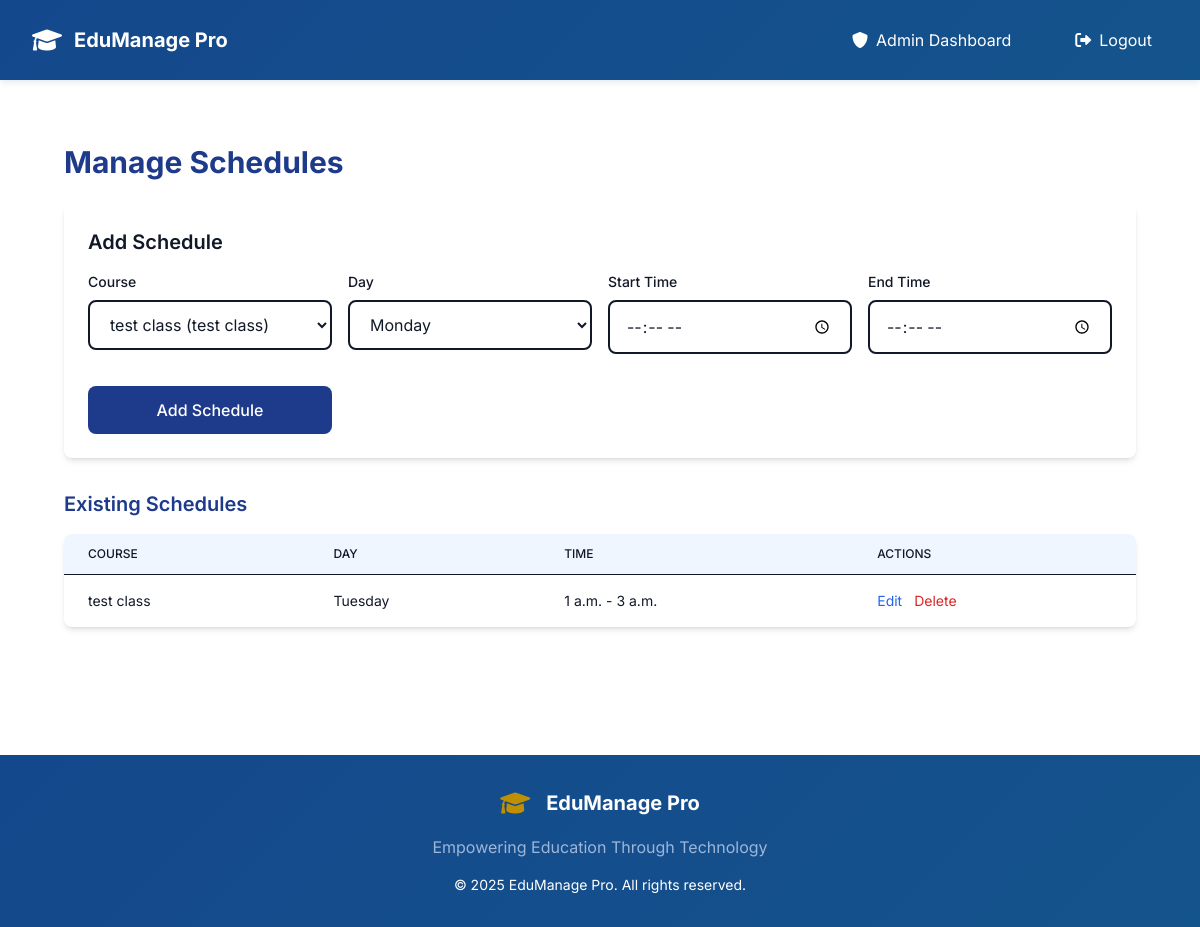
The app's page /school/admin/schedules/ (signed in), older data.
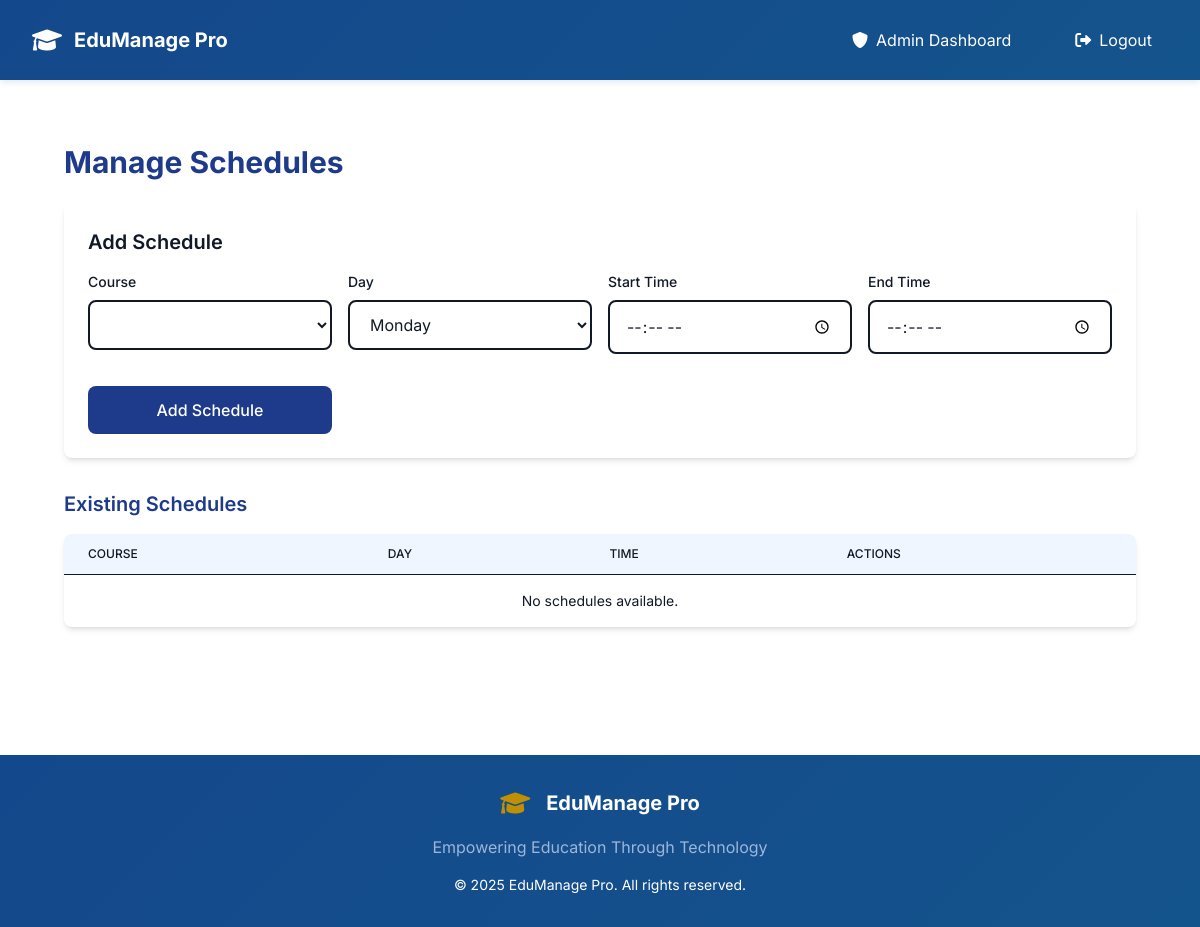
The same page, newer data.
### school_management/models.py (models this page shows, shortened)
class Schedule(models.Model):
    course = models.ForeignKey(Course, on_delete=models.CASCADE)
    day_of_week = models.CharField(max_length=10, choices=[
        ('Monday', 'Monday'), ('Tuesday', 'Tuesday'), ('Wednesday', 'Wednesday'),
        ('Thursday', 'Thursday'), ('Friday', 'Friday')
    ])
    start_time = models.TimeField()
    end_time = models.TimeField()

class Course(models.Model):
    name = models.CharField(max_length=100)
    teacher = models.ForeignKey(User, on_delete=models.CASCADE, limit_choices_to={'is_staff': True})
    class_group = models.ForeignKey(ClassGroup, on_delete=models.CASCADE)
    description = models.TextField(blank=True)
    resources = models.FileField(upload_to='course_resources/', blank=True, null=True)

### school_management/views.py (the view)
        @login_required
        def wrapper(request, *args, **kwargs):
            if is_superuser and not request.user.is_superuser:
                messages.error(request, "Access denied. Admin privileges required.")
                return redirect('login')
            elif is_staff and not request.user.is_staff:
                messages.error(request, "Access denied. Teacher privileges required.")
                return redirect('login')
            elif is_student and (request.user.is_staff or request.user.is_superuser):
                messages.error(request, "Access denied. Student account required.")
                return redirect('login')
            return view_func(request, *args, **kwargs)

### school_management/views.py (called while the page is built, shortened)
def user_role_required(is_superuser=False, is_staff=False, is_student=False):
    def decorator(view_func):
        @login_required
        def wrapper(request, *args, **kwargs):
            if is_superuser and not request.user.is_superuser:
                messages.error(request, "Access denied. Admin privileges required.")
                return redirect('login')
            elif is_staff and not request.user.is_staff:
                messages.error(request, "Access denied. Teacher privileges required.")
                return redirect('login')
            elif is_student and (request.user.is_staff or request.user.is_superuser):
                messages.error(request, "Access denied. Student account required.")
                return redirect('login')
            return view_func(request, *args, **kwargs)
        return wrapper
    return decorator

@user_role_required(is_superuser=True)
def manage_schedules(request):
    courses = Course.objects.all()
    schedules = Schedule.objects.all()
    context = {'courses': courses, 'schedules': schedules}
    return render(request, 'school_management/manage_schedules.html', context)

### school_management/templates/school_management/manage_schedules.html (shortened to what the changed rows need)
{% extends 'base.html' %}
{% block content %}
    <div class="fade-in max-w-7xl mx-auto px-4 sm:px-6 lg:px-8 py-8">
        <h2 class="text-3xl font-bold text-blue-900 mb-6">Manage Schedules</h2>
        <div class="bg-beige-100 p-6 rounded-lg shadow-md mb-8">
            <form method="POST" class="grid grid-cols-1 md:grid-cols-4 gap-4">
                <div>
                    <label for="course_id" class="block text-sm font-medium text-gray-900">Course</label>
                    <select name="course_id" id="course_id"
                            class="mt-2 block w-full px-4 py-3 rounded-lg border-2 border-gray-900 bg-white text-gray-900 focus:ring-2 focus:ring-blue-900 focus:border-blue-900 transition-all duration-200">
                        {% for course in courses %}
                            <option value="{{ course.id }}">{{ course.name }} ({{ course.class_group.name }})</option>
                        {% endfor %}
                    </select>
                </div>
            </form>
        </div>
        <div class="bg-beige-100 rounded-lg shadow-md overflow-x-auto">
            <table class="min-w-full divide-y divide-gray-900">
                <thead class="bg-blue-50">
                    <tr>
                        <th class="px-6 py-3 text-left text-xs font-medium text-gray-900 uppercase">Course</th>
                        <th class="px-6 py-3 text-left text-xs font-medium text-gray-900 uppercase">Day</th>
                        <th class="px-6 py-3 text-left text-xs font-medium text-gray-900 uppercase">Time</th>
                        <th class="px-6 py-3 text-left text-xs font-medium text-gray-900 uppercase">Actions</th>
                    </tr>
                </thead>
                <tbody class="divide-y divide-gray-900">
                    {% for schedule in schedules %}
                        <tr class="hover:bg-blue-50 transition duration-200">
                            <td class="px-6 py-4 whitespace-nowrap text-sm text-gray-900">{{ schedule.course.name }}</td>
                            <td class="px-6 py-4 whitespace-nowrap text-sm text-gray-900">{{ schedule.day_of_week }}</td>
                            <td class="px-6 py-4 whitespace-nowrap text-sm text-gray-900">{{ schedule.start_time }} - {{ schedule.end_time }}</td>
                            <td class="px-6 py-4 whitespace-nowrap text-sm text-gray-900">
                                <a href="{% url 'edit_schedule' schedule.id %}" class="text-blue-600 hover:text-blue-800 mr-2">Edit</a>
                                <form method="POST" action="{% url 'manage_schedules' %}" style="display:inline;">
                                    <button type="submit" class="text-red-600 hover:text-red-800" onclick="return confirm('Are you sure you want to delete this schedule?');">Delete</button>
                                </form>
                            </td>
                        </tr>
                    {% empty %}
                        <tr>
                            <td colspan="4" class="px-6 py-4 text-center text-sm text-gray-900">No schedules available.</td>
                        </tr>
                    {% endfor %}
                </tbody>
            </table>
        </div>
    </div>
{% endblock %}

Row changes from the older to the newer data that the page shows:
removed Schedule: course.name "test class", day_of_week "Tuesday", start_time "1 a.m.", end_time "3 a.m."
Text that changed along with them:
form field course_id: "test class (test class)" → (not shown)
text now shown: "No schedules available."
